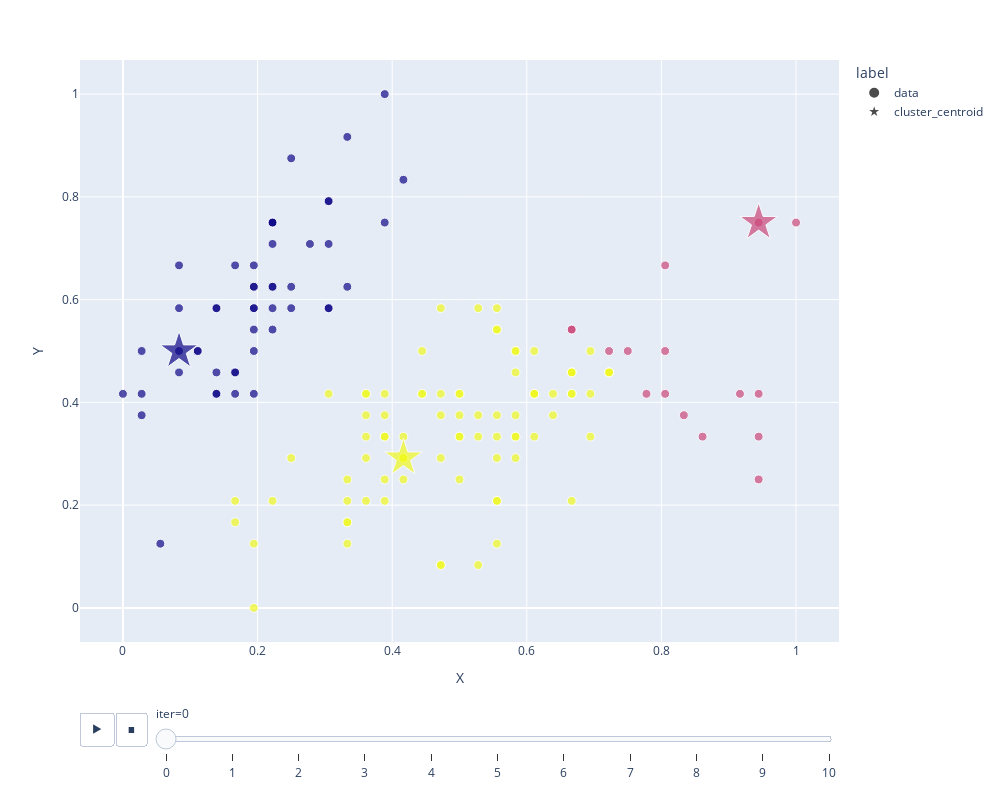

Notebook source saved alongside this figure:
### Code cell
# plotly 버전
def plotly_results(data, result):

    # 데이터 전처리
    df = pd.DataFrame()
    for idx, res in result.items():

        # 각 데이터의 군집 인덱스
        cluster = pd.DataFrame(data, columns=['X','Y'])
        cluster['cluster_idx'] = res['clusters']
        cluster['iter'] = idx
        cluster['label'] = 'data'
        cluster['label_size'] = 0.1
        df = pd.concat([df, cluster], axis=0)

        # 군집 중심 데이터
        centroid = pd.DataFrame(res['centroid'], columns=['X','Y'])
        centroid.reset_index(inplace=True)
        centroid.columns = ['cluster_idx']+list(centroid.columns[1:])
        centroid['iter'] = idx
        centroid['label'] = 'cluster_centroid'
        centroid['label_size'] = 1
        df = pd.concat([df, centroid], axis=0)

    # 애니메이션 시각화
    fig = px.scatter(df, x="X", y="Y", animation_frame="iter", color="cluster_idx", size='label_size', symbol='label', width=1000, height=800, symbol_sequence= ['circle', 'star'])
    fig.update_coloraxes(showscale=False)
    fig.show()

plotly_results(X, result)

### Figure 1 — Plotly figure (JSON) as saved in the notebook; plotly's stock layout.template omitted (floating-point values rounded to 4 significant figures; data arrays with more than 128 entries replaced by an {"elided": "..."} marker saying what was removed)
{"data": [{"hovertemplate": "label=data<br>iter=0<br>X=%{x}<br>Y=%{y}<br>label_size=%{marker.size}<br>cluster_idx=%{marker.color}<extra></extra>", "legendgroup": "data", "marker": {"color": {"elided": "150 int values"}, "coloraxis": "coloraxis", "size": {"elided": "150 float values"}, "sizemode": "area", "sizeref": 0.0025, "symbol": "circle"}, "mode": "markers", "name": "data", "orientation": "v", "showlegend": true, "type": "scatter", "x": {"elided": "150 float values"}, "xaxis": "x", "y": {"elided": "150 float values"}, "yaxis": "y"}, {"hovertemplate": "label=cluster_centroid<br>iter=0<br>X=%{x}<br>Y=%{y}<br>label_size=%{marker.size}<br>cluster_idx=%{marker.color}<extra></extra>", "legendgroup": "cluster_centroid", "marker": {"color": [0, 1, 2], "coloraxis": "coloraxis", "size": [1, 1, 1], "sizemode": "area", "sizeref": 0.0025, "symbol": "star"}, "mode": "markers", "name": "cluster_centroid", "orientation": "v", "showlegend": true, "type": "scatter", "x": [0.08333, 0.9444, 0.4167], "xaxis": "x", "y": [0.5, 0.75, 0.2917], "yaxis": "y"}], "layout": {"coloraxis": {"colorbar": {"title": {"text": "cluster_idx"}}, "colorscale": [[0, "#0d0887"], [0.1111, "#46039f"], [0.2222, "#7201a8"], [0.3333, "#9c179e"], [0.4444, "#bd3786"], [0.5556, "#d8576b"], [0.6667, "#ed7953"], [0.7778, "#fb9f3a"], [0.8889, "#fdca26"], [1, "#f0f921"]], "showscale": false}, "height": 800, "legend": {"itemsizing": "constant", "title": {"text": "label"}, "tracegroupgap": 0}, "margin": {"t": 60}, "sliders": [{"active": 0, "currentvalue": {"prefix": "iter="}, "len": 0.9, "pad": {"b": 10, "t": 60}, "steps": [{"args": [["0"], {"frame": {"duration": 0, "redraw": false}, "fromcurrent": true, "mode": "immediate", "transition": {"duration": 0, "easing": "linear"}}], "label": "0", "method": "animate"}, {"args": [["1"], {"frame": {"duration": 0, "redraw": false}, "fromcurrent": true, "mode": "immediate", "transition": {"duration": 0, "easing": "linear"}}], "label": "1", "method": "animate"}, {"args": [["2"], {"frame": {"duration": 0, "redraw": false}, "fromcurrent": true, "mode": "immediate", "transition": {"duration": 0, "easing": "linear"}}], "label": "2", "method": "animate"}, {"args": [["3"], {"frame": {"duration": 0, "redraw": false}, "fromcurrent": true, "mode": "immediate", "transition": {"duration": 0, "easing": "linear"}}], "label": "3", "method": "animate"}, {"args": [["4"], {"frame": {"duration": 0, "redraw": false}, "fromcurrent": true, "mode": "immediate", "transition": {"duration": 0, "easing": "linear"}}], "label": "4", "method": "animate"}, {"args": [["5"], {"frame": {"duration": 0, "redraw": false}, "fromcurrent": true, "mode": "immediate", "transition": {"duration": 0, "easing": "linear"}}], "label": "5", "method": "animate"}, {"args": [["6"], {"frame": {"duration": 0, "redraw": false}, "fromcurrent": true, "mode": "immediate", "transition": {"duration": 0, "easing": "linear"}}], "label": "6", "method": "animate"}, {"args": [["7"], {"frame": {"duration": 0, "redraw": false}, "fromcurrent": true, "mode": "immediate", "transition": {"duration": 0, "easing": "linear"}}], "label": "7", "method": "animate"}, {"args": [["8"], {"frame": {"duration": 0, "redraw": false}, "fromcurrent": true, "mode": "immediate", "transition": {"duration": 0, "easing": "linear"}}], "label": "8", "method": "animate"}, {"args": [["9"], {"frame": {"duration": 0, "redraw": false}, "fromcurrent": true, "mode": "immediate", "transition": {"duration": 0, "easing": "linear"}}], "label": "9", "method": "animate"}, {"args": [["10"], {"frame": {"duration": 0, "redraw": false}, "fromcurrent": true, "mode": "immediate", "transition": {"duration": 0, "easing": "linear"}}], "label": "10", "method": "animate"}], "x": 0.1, "xanchor": "left", "y": 0, "yanchor": "top"}], "updatemenus": [{"buttons": [{"args": [null, {"frame": {"duration": 500, "redraw": false}, "fromcurrent": true, "mode": "immediate", "transition": {"duration": 500, "easing": "linear"}}], "label": "&#9654;", "method": "animate"}, {"args": [[null], {"frame": {"duration": 0, "redraw": false}, "fromcurrent": true, "mode": "immediate", "transition": {"duration": 0, "easing": "linear"}}], "label": "&#9724;", "method": "animate"}], "direction": "left", "pad": {"r": 10, "t": 70}, "showactive": false, "type": "buttons", "x": 0.1, "xanchor": "right", "y": 0, "yanchor": "top"}], "width": 1000, "xaxis": {"anchor": "y", "domain": [0, 1], "title": {"text": "X"}}, "yaxis": {"anchor": "x", "domain": [0, 1], "title": {"text": "Y"}}}}
